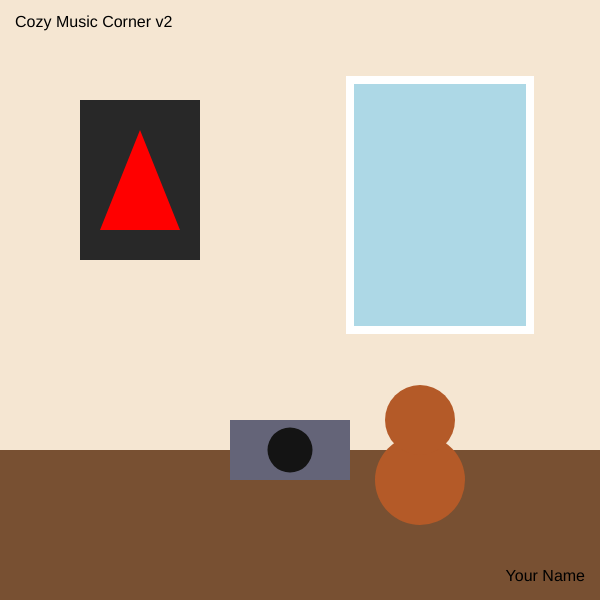
Frame 1 (no input)
Frame 60 (no input): identical to frame 1, image omitted
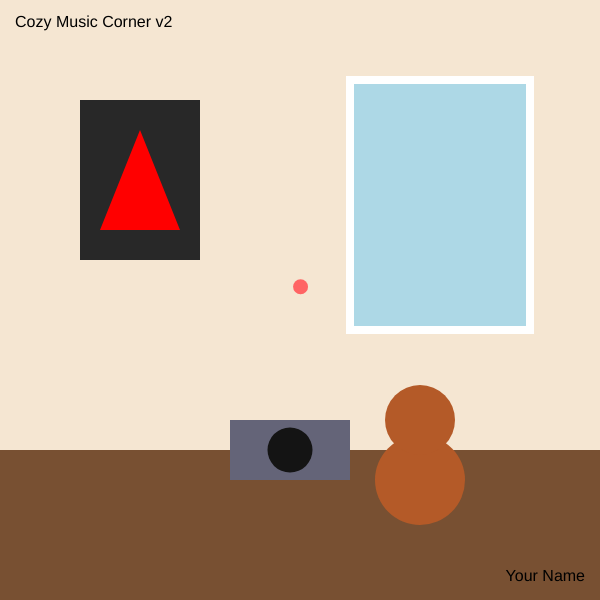
Frame 120 (the mouse pressed at the canvas centre since frame 60)

The p5.js sketch that drew these frames (run headless with seeded random() and noise() and a simulated clock; from frame 60 on, the mouse is pressed at the canvas centre):

// p5.js sketch
// ── sketch.js
// Homework 3: Interactive Cozy Music Corner
// Student Name: Your Name

// ---------------- VARIABLES ----------------
var guitarX = 420;
var guitarY = 450;
var noteX = 300;
var noteY = 300;

var isPlaying = false; // Toggles movement
var roomHue = 245;     // For changing the room vibe

// ---------------- SETUP ----------------
function setup() {
    createCanvas(600, 600);
}

// ---------------- DRAW ----------------
function draw() {
    // Room background (Warm cream)
    background(roomHue, 230, 210);

    drawEnvironment(); // Floor, Window, Poster
    drawInstruments(); // Guitar and Record Player
    
    // Logic: Only move and draw music notes if playing
    if (isPlaying) {
        moveNotes();
        drawNotes();
    }

    drawUI(); // Title and Name
}

// ---------------- FUNCTIONS ----------------

function drawEnvironment() {
    // Floor
    noStroke();
    fill(120, 80, 50);
    rect(0, 450, 600, 150);

    // Window
    stroke(255);
    strokeWeight(8);
    fill(173, 216, 230);
    rect(350, 80, 180, 250);

    // Rock Poster
    noStroke();
    fill(40);
    rect(80, 100, 120, 160);
    fill(255, 0, 0);
    triangle(100, 230, 140, 130, 180, 230);
}

function drawInstruments() {
    // Guitar (Moves with WASD)
    checkKeyboard(); 
    fill(180, 90, 40);
    noStroke();
    circle(guitarX, guitarY + 30, 90); 
    circle(guitarX, guitarY - 30, 70);

    // Record Player
    fill(100, 100, 120);
    rect(230, 420, 120, 60);
    fill(20);
    circle(290, 450, 45);
}

function moveNotes() {
    // Random jitter movement
    noteX += random(-5, 5);
    noteY += random(-5, 5);
}

function drawNotes() {
    fill(255, 100, 100);
    ellipse(noteX, noteY, 15, 15);
}

function drawUI() {
    fill(0);
    noStroke();
    textSize(16);
    textAlign(LEFT, TOP);
    text("Cozy Music Corner v2", 15, 15); // Title: Upper-left
    
    textAlign(RIGHT, BOTTOM);
    text("Your Name", 585, 585); // Name: Lower-right
}

// ---------------- EVENTS ----------------

function checkKeyboard() {
    if (keyIsPressed) {
        if (key === 'a') { guitarX -= 5; }
        if (key === 'd') { guitarX += 5; }
        if (key === 'w') { guitarY -= 5; }
        if (key === 's') { guitarY -= 5; }
    }
}

function mousePressed() {
    // Toggle play state
    isPlaying = !isPlaying;
    
    // Teleport note to click
    noteX = mouseX;
    noteY = mouseY;
}

function keyPressed() {
    // Press 'C' to change room color randomly
    if (key === 'c' || key === 'C') {
        roomHue = random(100, 255);
    }
}
